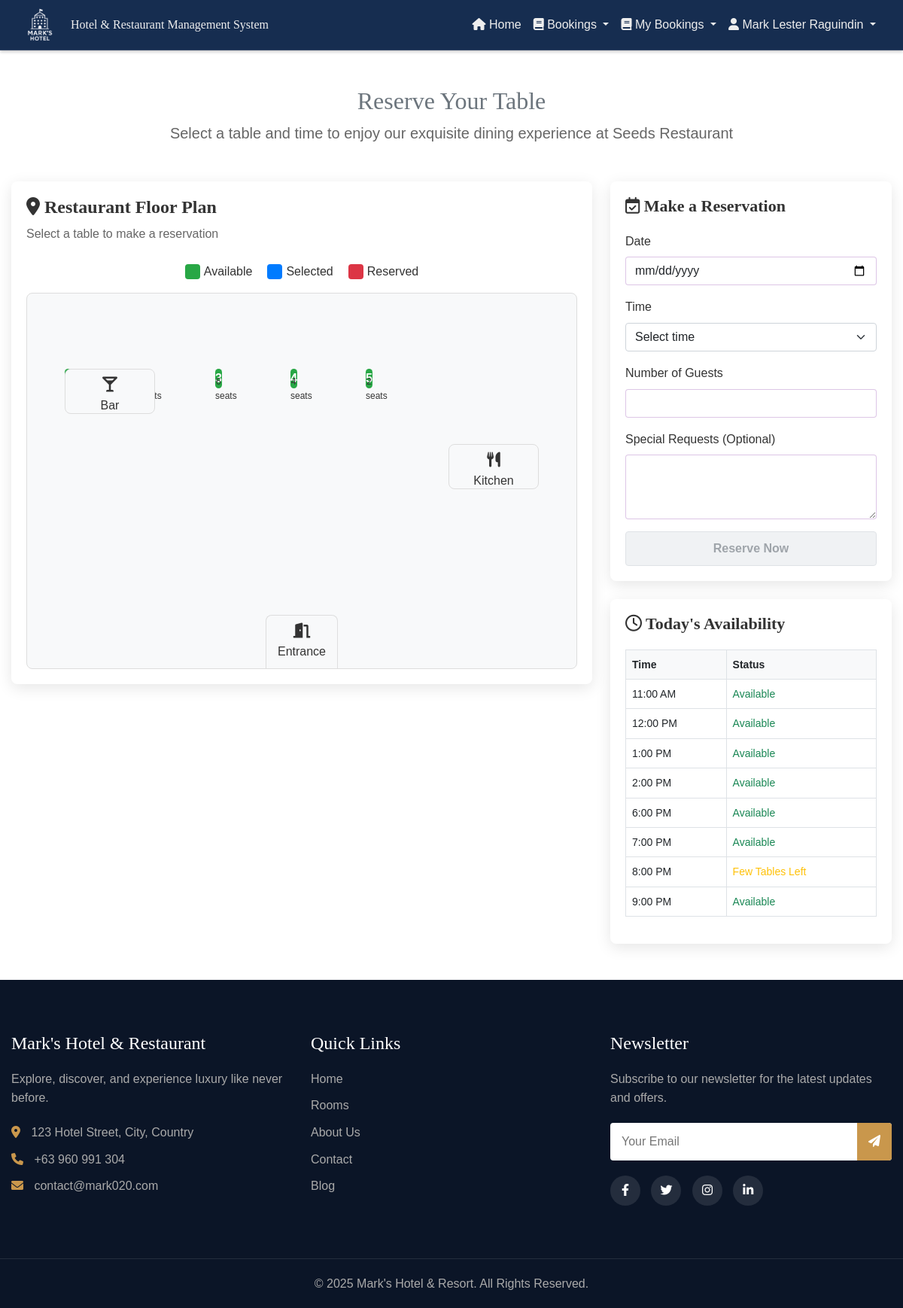
The page /public/restaurantTableBooking.php (signed in) on the database as committed earlier.
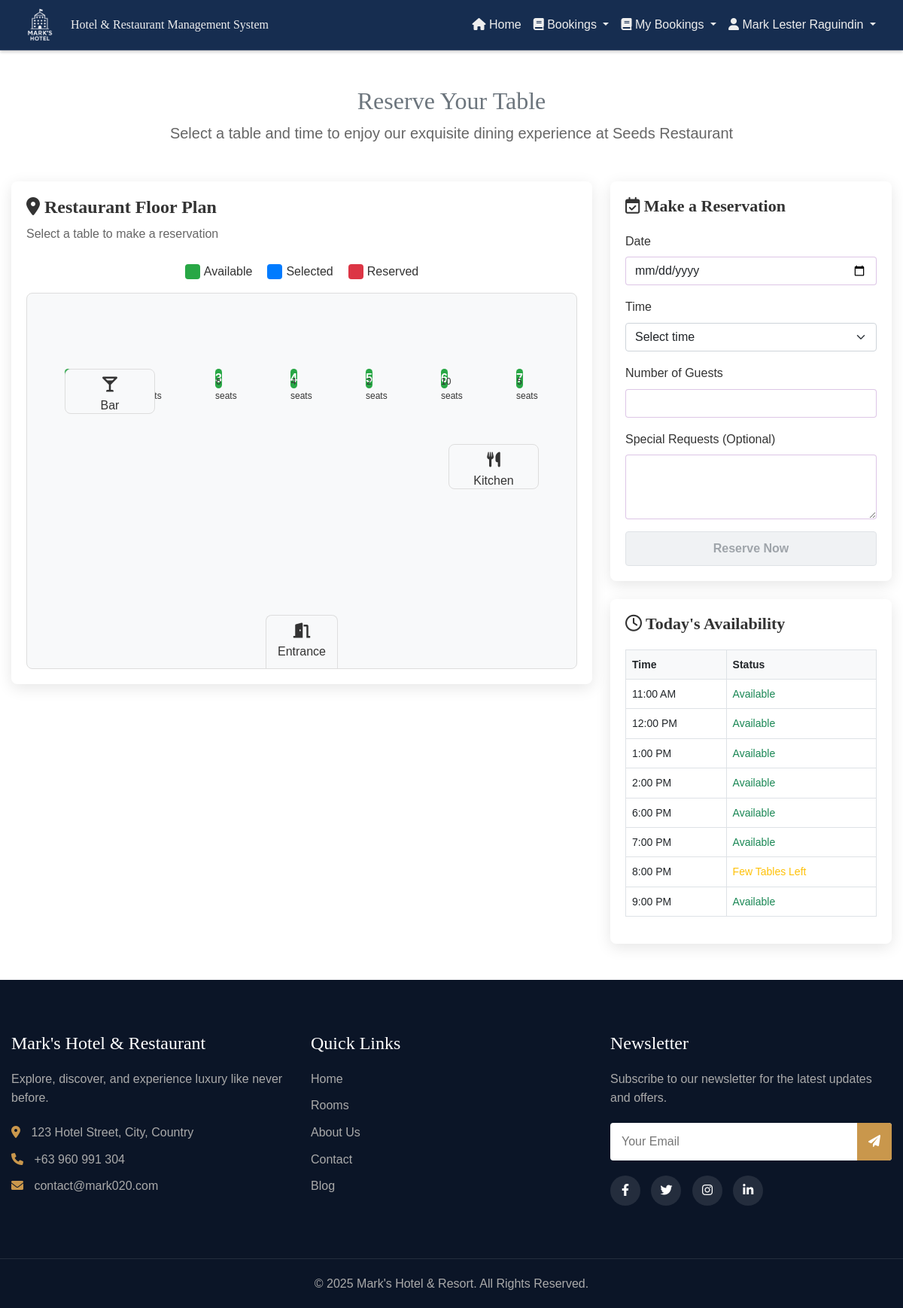
The same page on the database as committed later.
### tables this page shows
CREATE TABLE `restaurant_tables` (
  `table_id` int(11) NOT NULL,
  `table_number` int(11) NOT NULL,
  `capacity` int(11) NOT NULL,
  `position_x` int(11) NOT NULL,
  `position_y` int(11) NOT NULL,
  `location` varchar(255) NOT NULL
);

### public/restaurantTableBooking.php (the view, shortened to what the changed rows need)
<?php
include '../components/config.php';
$tables = [];
$query = "SELECT * FROM restaurant_tables";
$result = mysqli_query($con, $query);
if ($result) {
    while ($row = mysqli_fetch_assoc($result)) {
        $tables[] = $row;
    }
} else {
    echo "Error fetching tables: " . mysqli_error($con);
}
?>
<!DOCTYPE html>
<html lang="en">
<head>
    <link href="https://cdn.jsdelivr.net/npm/bootstrap@5.0.2/dist/css/bootstrap.min.css" rel="stylesheet">
    <link rel="stylesheet" href="https://cdnjs.cloudflare.com/ajax/libs/font-awesome/6.0.0-beta3/css/all.min.css" />
    <link rel="stylesheet" href="../css/customAdminHeader.css">
    <link rel="stylesheet" href="../css/clientNavbar.css">
    <link rel="stylesheet" href="../css/home.css">
    <link rel="stylesheet" href="../css/tableBooking.css">
    <link rel="stylesheet" href="https://unpkg.com/swiper/swiper-bundle.min.css">
</head>
<body>
    <div class="container mt-5 mb-5">
        <div class="row">
            <div class="col-12">
                <div class="booking-header text-center mb-5">
                    <h2 class="text-muted">Reserve Your Table</h2>
                </div>
            </div>
        </div>
        <div class="row">
            <div class="col-lg-8">
                <div class="restaurant-layout-container">
                    <div class="restaurant-layout">
                        <div class="layout-area">
                            <div class="tables-container">
                                <?php foreach ($tables as $table): ?>
                                    <div class="table-item <?php echo $table['capacity']; ?>-seater"
                                         data-table-id="<?php echo $table['table_id']; ?>"
                                         data-capacity="<?php echo $table['capacity']; ?>"
                                         data-location="<?php echo $table['location']; ?>"
                                         style="top: <?php echo $table['position_y']; ?>px; left: <?php echo $table['position_x']; ?>px;">
                                        <div class="table-top">
                                            <span class="table-number"><?php echo $table['table_id']; ?></span>
                                        </div>
                                        <div class="table-info">
                                            <span><?php echo $table['capacity']; ?> seats</span>
                                        </div>
                                    </div>
                                <?php endforeach; ?>
                            </div>
                        </div>
                    </div>
                </div>
            </div>
            <div class="col-lg-4">
                <div class="availability-calendar mt-4">
                    <div class="calendar-container">
                        <table class="table table-bordered">
                            <thead>
                                <tr>
                                    <th>Time</th>
                                    <th>Status</th>
                                </tr>
                            </thead>
                        </table>
                    </div>
                </div>
            </div>
        </div>
    </div>
</body>
</html>

Rows that differ between the two databases and show on the page:
added restaurant_tables: table_id "6", capacity "10"
added restaurant_tables: table_id "7", capacity "5"
